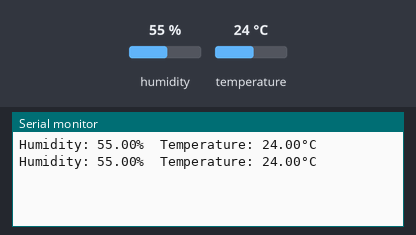
The sketch below on a simulated Arduino Uno, built with avr-gcc and run on an emulated ATmega328P. Shown: the last lines printed to the serial monitor. The inputs (shaded band) are chosen by the test bench; at power-on: humidity 55 %, temperature 24 °C.

Above: at 2.8 s.
2.9 s: humidity set to 22 %
At 5.2 s:
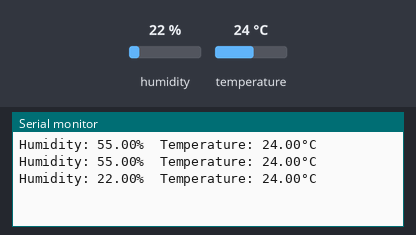
5.6 s: temperature set to 12 °C
At 7.0 s:
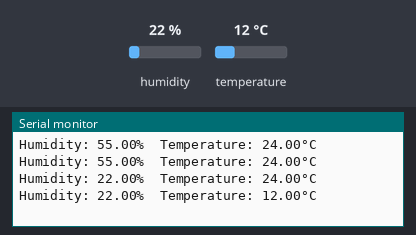
8.3 s: humidity set to 40 %
At 10.5 s:
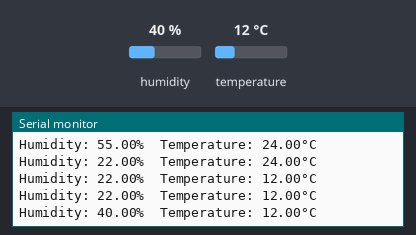
Timing chart, 0 to 12.0 s (numbered marks = the images above; inputs shaded):
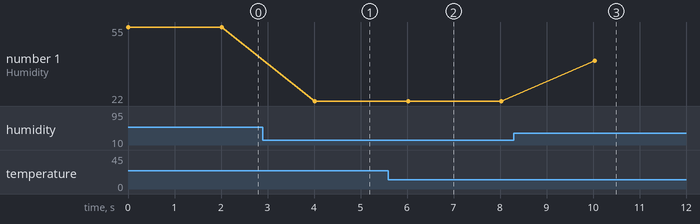

Measured:
- after the input at 2.9 s, the serial monitor: prints a new line after 1.1 s (image 1)
- after the input at 5.6 s, the serial monitor: prints a new line after 0.42 s (image 2)
- after the input at 8.3 s, the serial monitor: prints a new line after 1.7 s (image 3)
- plotted number 1: 55 → 22 after the input at 2.9 s, 22 → 40 after the input at 8.3 s

The sketch:

DHTsensor_for_dht11_.ino
```cpp
#include <DHT.h>

// Define the DHT sensor type and the pin it's connected to
#define DHT_PIN 2  // Replace with the actual pin number you've connected the sensor to
#define DHT_TYPE DHT22  // Use DHT11, DHT21, or DHT22 depending on your sensor

DHT dht(DHT_PIN, DHT_TYPE);

void setup() {
  Serial.begin(9600);
  dht.begin();
}

void loop() {
  // Read temperature and humidity from the DHT sensor
  float humidity = dht.readHumidity();
  float temperature = dht.readTemperature();

  // Check if any reading failed and exit early if so
  if (isnan(humidity) || isnan(temperature)) {
    Serial.println("Failed to read from DHT sensor!");
    return;
  }

  // Print the temperature and humidity to the serial monitor
  Serial.print("Humidity: ");
  Serial.print(humidity);
  Serial.print("%  Temperature: ");
  Serial.print(temperature);
  Serial.println("°C");

  delay(2000); // Delay for 2 seconds before taking another reading
}
```
